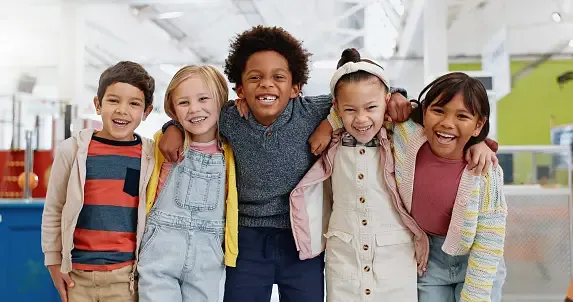
#> input picture Face detection/faces.webp, 573 x 302 px
$ python face_rectangle.py
#> lines starting #> are read from the running program, lines starting #| are printed output that depends on the picture; after the words box and inside, x2 and y2 are one past the last pixel; in counts of white or black regions, pixels touching at a corner belong together
import cv2 as cv

img=cv.imread('faces.webp')
#> img is the input picture: shape (302, 573, 3); mean B, G, R 141.9, 148.5, 159.2
cv.imshow('faces',img)

gray=cv.cvtColor(img,cv.COLOR_BGR2GRAY)
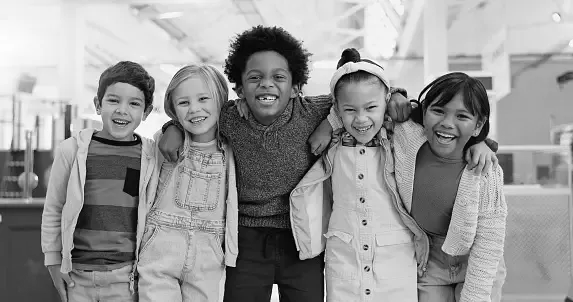
#> gray: shape (302, 573); min 0, max 255, mean 151
cv.imshow('gray',gray)

hc=cv.CascadeClassifier('haar_face.xml')

face=hc.detectMultiScale(gray,scaleFactor=1.1,minNeighbors=3)
#> face = [[169, 79, 54, 54], [94, 79, 58, 58], [333, 87, 56, 56], [236, 51, 63, 63], [421, 92, 58, 58]]
print(len(face))
#| 5

for(x,y,w,h) in face:
    cv.rectangle(img, (x,y) , (x+w , y+h ), (0,255,0), 2)
#> this loop made 5 passes
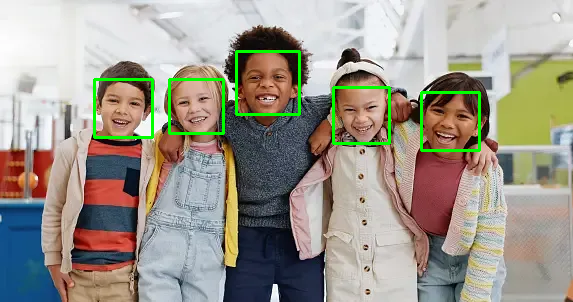
#> img: shape (302, 573, 3); 1.99% of pixels changed, all inside (x1, y1, x2, y2) = (93, 50, 481, 152)

cv.imshow('rectangle',img)


cv.waitKey(0)
